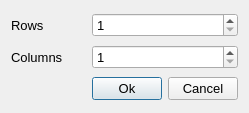
<?xml version="1.0" encoding="UTF-8"?>
<ui version="4.0">
 <class>insertTableDialog</class>
 <widget class="QDialog" name="insertTableDialog">
  <property name="geometry">
   <rect>
    <x>0</x>
    <y>0</y>
    <width>249</width>
    <height>113</height>
   </rect>
  </property>
  <property name="font">
   <font>
    <family>Segoe UI</family>
    <pointsize>10</pointsize>
   </font>
  </property>
  <property name="windowTitle">
   <string>Insert Table</string>
  </property>
  <property name="windowIcon">
   <iconset resource="images.qrc">
    <normaloff>:/icons/table_icon.png</normaloff>:/icons/table_icon.png</iconset>
  </property>
  <layout class="QHBoxLayout" name="horizontalLayout_2">
   <item>
    <layout class="QGridLayout" name="gridLayout">
     <item row="0" column="1">
      <widget class="QSpinBox" name="spinBoxRows">
       <property name="minimum">
        <number>1</number>
       </property>
       <property name="maximum">
        <number>100</number>
       </property>
      </widget>
     </item>
     <item row="1" column="0">
      <widget class="QLabel" name="labelColumns">
       <property name="text">
        <string>Columns</string>
       </property>
      </widget>
     </item>
     <item row="0" column="0">
      <widget class="QLabel" name="labelRows">
       <property name="text">
        <string>Rows</string>
       </property>
      </widget>
     </item>
     <item row="1" column="1">
      <widget class="QSpinBox" name="spinBoxColumns">
       <property name="minimum">
        <number>1</number>
       </property>
       <property name="maximum">
        <number>10</number>
       </property>
      </widget>
     </item>
     <item row="2" column="1">
      <layout class="QHBoxLayout" name="horLayButtons">
       <item>
        <widget class="QPushButton" name="buttonOk">
         <property name="maximumSize">
          <size>
           <width>70</width>
           <height>16777215</height>
          </size>
         </property>
         <property name="cursor">
          <cursorShape>PointingHandCursor</cursorShape>
         </property>
         <property name="text">
          <string>Ok</string>
         </property>
        </widget>
       </item>
       <item>
        <widget class="QPushButton" name="buttonCancel">
         <property name="maximumSize">
          <size>
           <width>70</width>
           <height>16777215</height>
          </size>
         </property>
         <property name="cursor">
          <cursorShape>PointingHandCursor</cursorShape>
         </property>
         <property name="text">
          <string>Cancel</string>
         </property>
        </widget>
       </item>
      </layout>
     </item>
    </layout>
   </item>
  </layout>
 </widget>
 <resources>
  <include location="images.qrc"/>
 </resources>
 <connections/>
</ui>
